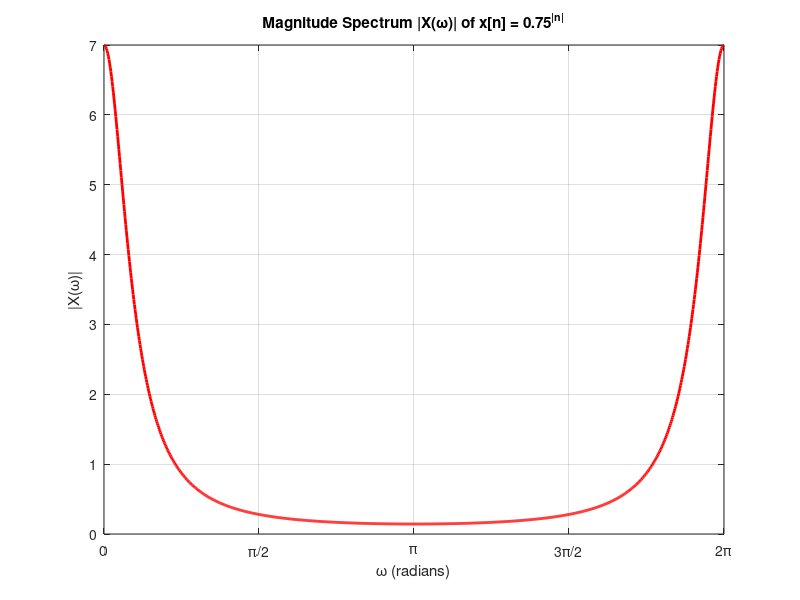

Write the MATLAB code that produced this figure.
%% MATLAB Script to Plot the DTFT Magnitude of x[n] = a^|n|
clear; clc; close all;

% Define the parameter 'a'
a = 0.75;

% Generate a fine grid of omega values from 0 to 2*pi
omega = linspace(0, 2*pi, 1000); 

% Compute the analytical DTFT expression
% Formula: X(omega) = (1 - a^2) / (1 - 2*a*cos(omega) + a^2)
numerator = 1 - a^2;
denominator = 1 - 2 * a * cos(omega) + a^2;
X_omega = numerator ./ denominator; % Note the use of './' for element-wise operation

% Calculate the magnitude |X(omega)|
mag_X_omega = abs(X_omega);

% Plotting the magnitude spectrum
figure;
plot(omega, mag_X_omega, 'r-', 'LineWidth', 2);
grid on;

% Labeling the axes and setting the title
title('Magnitude Spectrum |X(\omega)| of x[n] = 0.75^{|n|}');
xlabel('\omega (radians)');
ylabel('|X(\omega)|');

% Customize the x-axis ticks to show multiples of pi
xticks([0, pi/2, pi, 3*pi/2, 2*pi]);
xticklabels({'0', '\pi/2', '\pi', '3\pi/2', '2\pi'});

% Enforce the axis limit specified in the prompt
xlim([0, 2*pi]);
